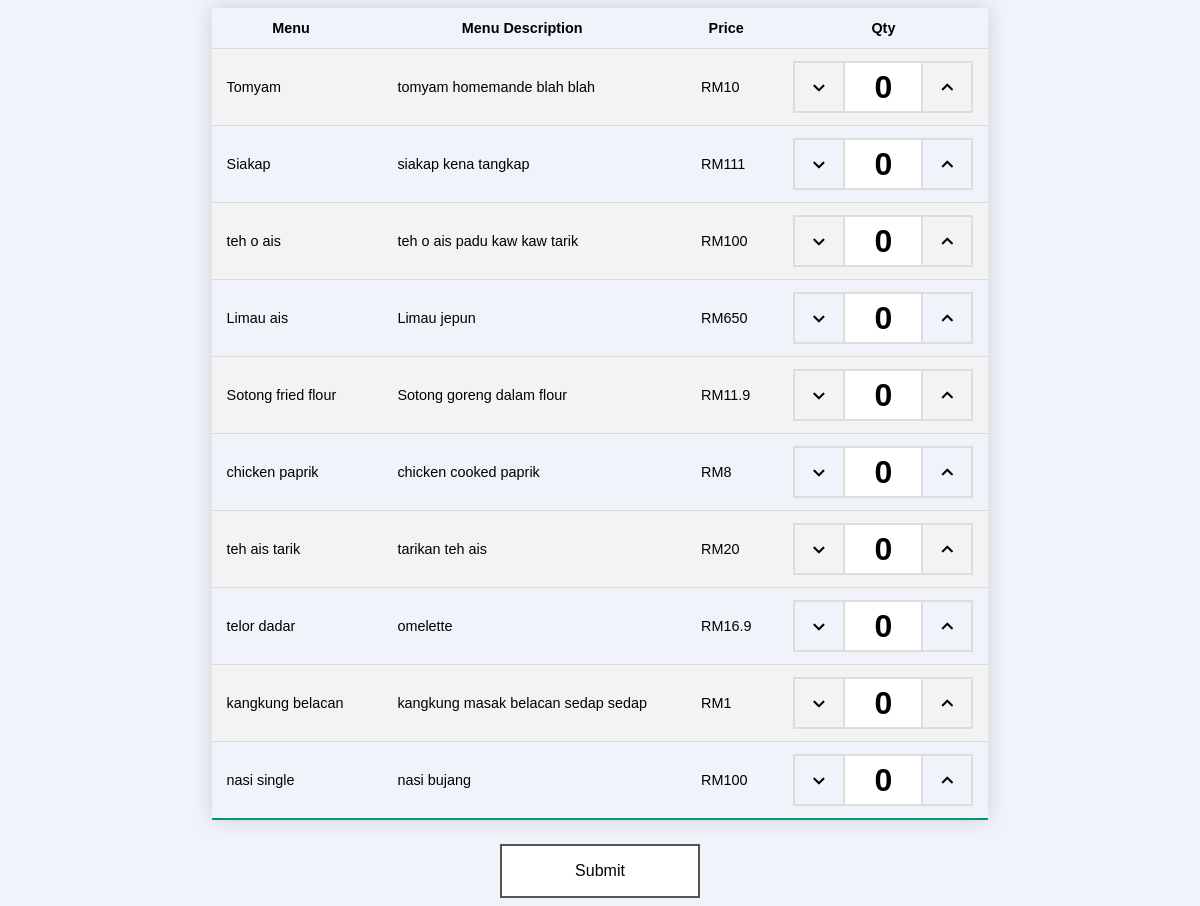
Screenshot of /3.php with the database file from the repository.
### tables this page shows
CREATE TABLE `menu` (
  `item_id` int(11) NOT NULL,
  `item_name` varchar(256) NOT NULL,
  `item_desc` varchar(256) NOT NULL,
  `price` float NOT NULL
);

### 3.php (the view, shortened to what this page needs)
<?php
include 'db.php';
?>
<link rel="stylesheet" href="https://cdnjs.cloudflare.com/ajax/libs/font-awesome/5.15.2/css/all.min.css" />
<div class="text-center">
<table class="styled-table">
<form action="4.php" method="POST">
  <tr>
    <th>Menu</th>
    <th>Menu Description</th>
    <th>Price</th>
    <th>Qty</th>
  </tr>
  <?php
$query = "SELECT * FROM menu";
if ($result = $conn->query($query)) {
	$i = 0;
    while ($row = $result->fetch_assoc()) {
        $item_name = $row["item_name"];
		$item_desc = $row["item_desc"];
		$price = $row["price"];
	  ?>
    <tr>
    <td>
    <?php echo $item_name    ?> &nbsp&nbsp
    </td>
    <td>&nbsp&nbsp <?php echo $item_desc    ?> &nbsp&nbsp </td>
    <td>&nbsp&nbsp RM<?php echo $price    ?> &nbsp&nbsp </td>
    <td>
    <div class="number-input">
  	<button type="button" onclick="this.parentNode.querySelector('input[type=number]').stepDown()" class="minus" id="1"></button>
  	<input class="quantity" min="0" id="qty1" name="qty[<?php echo $i; ?>]" value=0 type="number">
  	<button type="button" onclick="this.parentNode.querySelector('input[type=number]').stepUp()" class="plus" id="1"></button>
	</div>
    </td>
    </tr>
 <?php
 	  $i++;
    }
	}
?>
</table>
</div>
<div class="text-center">
<input type="submit" name="save" id="save">
</div>

### 3.php (style rules this page uses)
input[type="number"] { -webkit-appearance: textfield; -moz-appearance: textfield; appearance: textfield; }
.number-input { border: 2px solid #ddd; display: inline-flex; }
.number-input, .number-input * { box-sizing: border-box; }
.number-input button { outline:none; -webkit-appearance: none; background-color: transparent; border: none; align-items: center; justify-content: center; width: 3rem; height: 3rem; cursor: pointer; margin: 0; position: relative; }
.number-input button:after { display: inline-block; position: absolute; font-family: "Font Awesome 5 Free"; font-weight: 900; content: '\f077'; transform: translate(-50%, -50%) rotate(180deg); }
.number-input button.plus:after { transform: translate(-50%, -50%) rotate(0deg); }
.number-input input[type=number] { font-family: sans-serif; max-width: 5rem; padding: .5rem; border: solid #ddd; border-width: 0 2px; font-size: 2rem; height: 3rem; font-weight: bold; text-align: center; }
.styled-table { border-collapse: collapse; font-size: 0.9em; font-family: sans-serif; min-width: 400px; box-shadow: 0 0 20px rgba(0, 0, 0, 0.15); margin-left: auto; margin-right: auto; }
.styled-table th, .styled-table td { padding: 12px 15px; }
.styled-table tbody tr { border-bottom: 1px solid #dddddd; }
.styled-table tbody tr:nth-of-type(even) { background-color: #f3f3f3; }
.styled-table tbody tr:last-of-type { border-bottom: 2px solid #009879; }
input[type="submit"] { background-color: white; color: black; border: 2px solid #555555; padding: 16px 32px; display: inline-block; font-size: 16px; margin: auto; transition-duration: 0.4s; cursor: pointer; width: 200px; }
.text-center { text-align: center; }

### rows the page displays
menu: item_name "Tomyam", item_desc "tomyam homemande blah blah", price "10"
menu: item_name "Siakap", item_desc "siakap kena tangkap", price "111"
menu: item_name "teh o ais", item_desc "teh o ais padu kaw kaw tarik", price "100"
menu: item_name "Limau ais", item_desc "Limau jepun", price "650"
menu: item_name "Sotong fried flour", item_desc "Sotong goreng dalam flour", price "11.9"
menu: item_name "chicken paprik", item_desc "chicken cooked paprik", price "8"
menu: item_name "teh ais tarik", item_desc "tarikan teh ais", price "20"
menu: item_name "telor dadar", item_desc "omelette", price "16.9"
menu: item_name "kangkung belacan", item_desc "kangkung masak belacan sedap sedap", price "1"
menu: item_name "nasi single", item_desc "nasi bujang", price "100"
